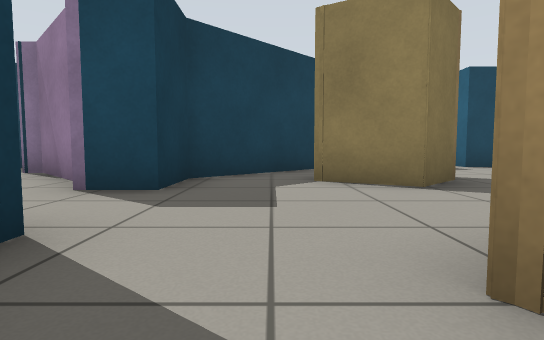
view 1 (above)

19 first-person views from a walk through a Gazebo world. The camera is 0.5 m above the floor, tilts 4° down and sees 80° across. The floor is counted in squares, 1 m on a side. Each view is taken from the middle of a square. On the plan, view 1 faces up. The plan holds only what a view shows up to about 9 squares ahead; the rest is blank.

view 2
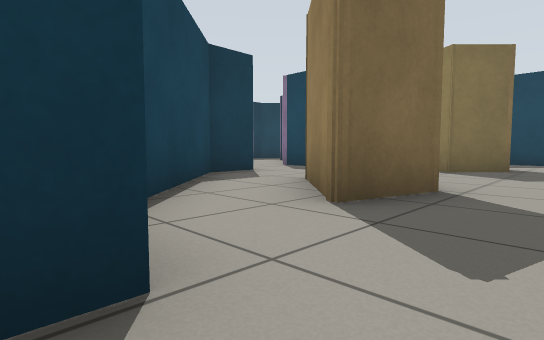

view 3
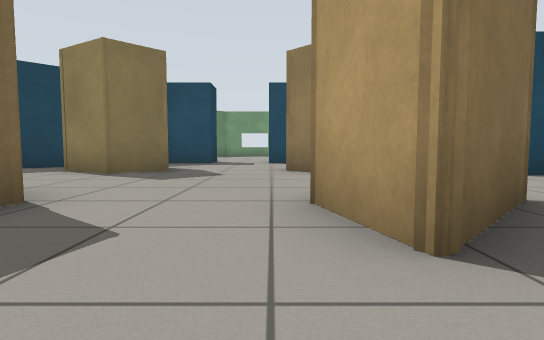

view 4
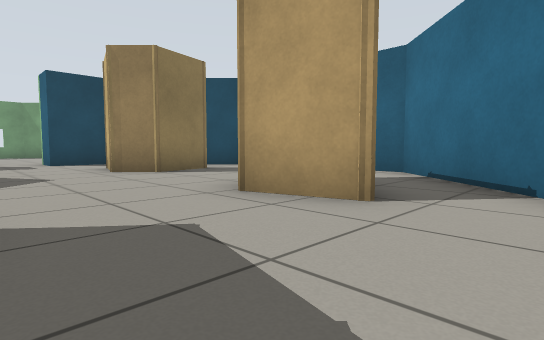

view 5
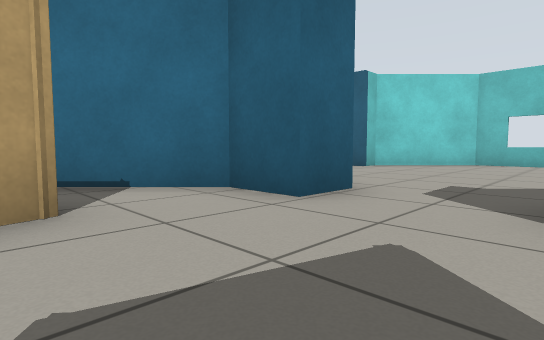

view 6
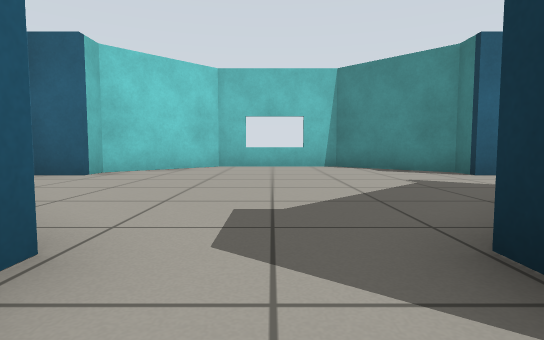

view 7
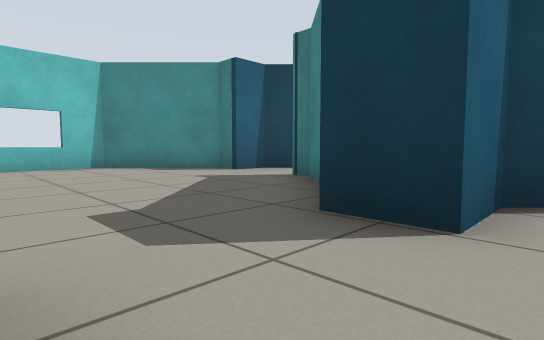

view 8
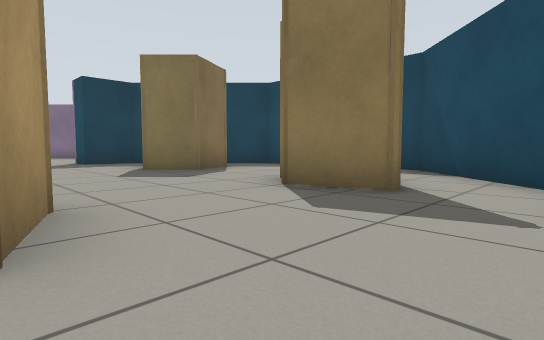

view 9
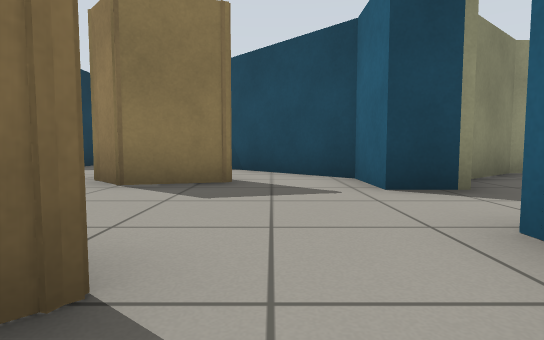

view 10
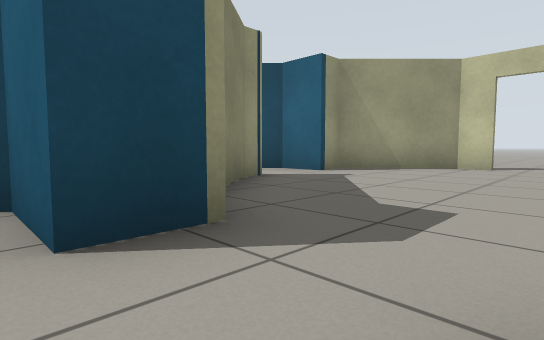

view 11
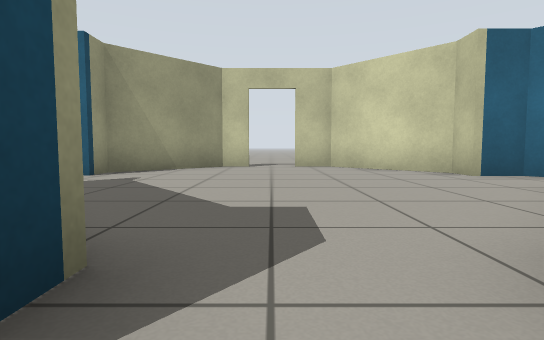

view 12
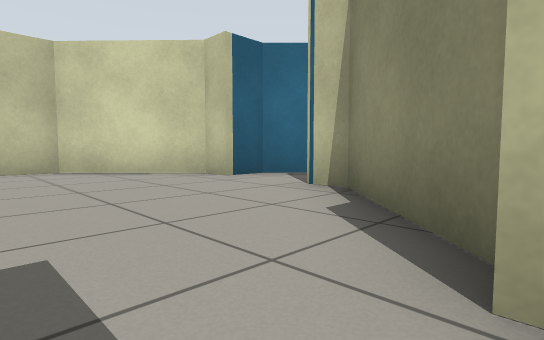

view 13
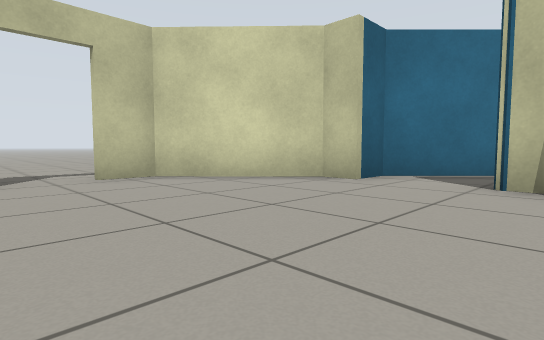

view 14
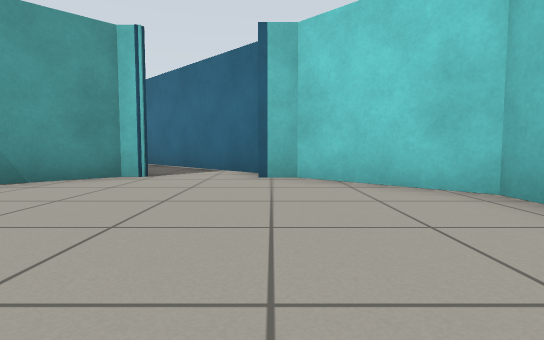

view 15
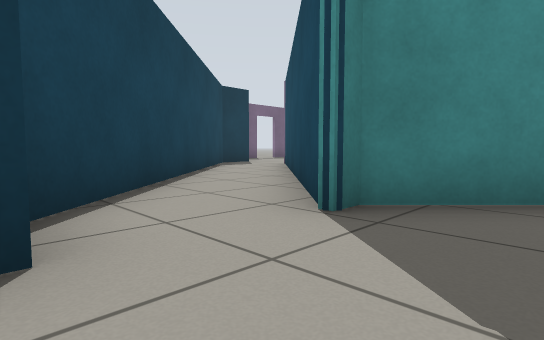

view 16
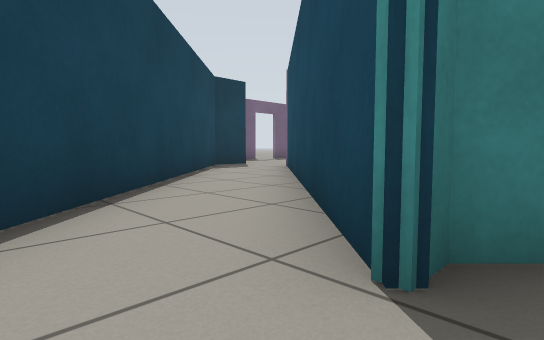

view 17
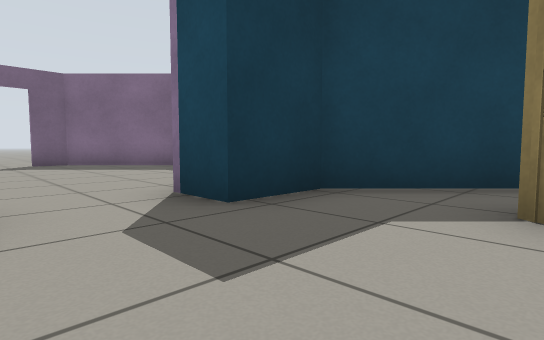

view 18
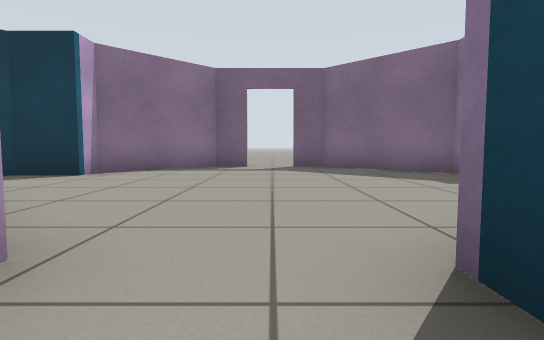

view 19
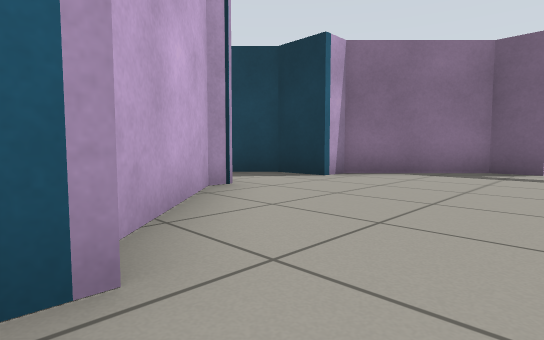

### Floor plan
Points are (right, up) in squares from view 1. A wall is a line through its corners. A room is listed if a view was taken in it or the views show most of it. See-through windows are left out.
Room 1 (view 1)
walls: (-1.3, 0.6) (1.1, -1.8); (2.4, -0.4) (0.8, 1.2)
ways out: opening at (0.3, 0.7) to room 2
Room 2 (views 2, 3, 4, 5, 6, 7, 8, 9, 10, 11, 14, 15, 16, 17, 18, 19)
walls: (2.8, 0.9) (2.4, -0.4); (6.1, 1.5) (7.4, 1.1) (5.8, -0.6) (5.4, 0.9); (1.1, -1.8) (1.8, -2.5) (2.9, -2.5) (2.9, -3.6); (5.1, -3.5) (5.1, -2.5) (6.2, -2.5) (9.3, 0.6) (9.3, 1.9); (1.8, -4.3) (0.6, -5.5) (0.6, -6) (-0.3, -5.2); (-1.3, 1.9) (-1.3, 0.6); (7.5, 4.6) (6, 4.2) (5.3, 4.9) (5.7, 6.2); (9.3, 3.8) (9.3, 5.2) (6.3, 8.2) (4.9, 8.2) (4.9, 9); (7.6, -5.5) (6.3, -4.3); (2.1, 6.3) (2.8, 4.9) (1.9, 4.1) (0.6, 4.8); (7.3, -5.9) (7.3, -5.4); (1.1, 7.5) (-1.3, 5.2) (-1.3, 3.8) (-2.4, 3.8); (-1.2, -7.1) (-0.5, -7.8) (0.4, -7.8) (0.4, -8.4) (2.3, -10.4) (5.4, -10.4) (7.3, -8.4) (7.3, -7.8) (8.2, -7.8) (11.2, -4.9); (3.1, 8.9) (3.1, 8.2) (2.3, 8.2)
low walls: (-2.5, 1.8) (-2, 1.8)
ways out: opening at (0.3, 0.7) to room 1; opening at (9, 2.5) to room 3; opening at (-2.5, 2.5) to room 4; opening at (0, -6) to room 5; opening at (4, 8.5)
Room 3 (views 12, 13)
walls: (10.4, 3.8) (9.3, 3.8); (10.3, 1.4) (12.2, -0.5) (12.9, -0.5); (13, 6.2) (12.6, 6.2) (11, 5); (17.4, 3.5) (17.4, 4.3) (15.4, 6.2) (14.6, 6.2) (14.6, 7.5) (14.3, 7.8); (13.2, -2.8) (14.6, -1.4) (14.6, -0.5) (15.3, -0.5) (17.4, 1.5) (17.4, 2.5)
ways out: opening at (9, 2.5) to room 2; opening at (14, 7); open door at (17.5, 3)
Room 4 (no view inside)
walls: (-4.9, -0.5) (-4.3, -0.5) (-2.6, 1.2); (-9.4, 2.4) (-9.4, 1.6) (-7.3, -0.5) (-6.7, -0.5) (-6.7, -1.6) (-5.2, -3.1); (-2.9, 4.9) (-4.5, 6.4); (-4.4, 6.2) (-4.9, 6.2); (-7.2, 6.5) (-9.4, 4.3) (-9.4, 3.5)
ways out: opening at (-2.5, 2.5) to room 2; opening at (-4, -2) to room 6
Room 5 (no view inside)
walls: (-3.1, -5.2) (-1.2, -7.1); (-0.3, -5.2) (-2.2, -3.3)
ways out: opening at (0, -6) to room 2; opening at (-2, -4) to room 6
Room 6 (no view inside)
walls: (-5.2, -3.1) (-3.1, -5.2); (-2.2, -3.3) (-4.6, -0.9)
ways out: opening at (-4, -2) to room 4; opening at (-2, -4) to room 5

Where each view was taken, in squares from view 1:
view 1: 0 up, 0 right, facing up
view 2: 3 down, 4 right, facing up-left
view 3: 2 down, 5 right, facing up
view 4: 2 down, 3 right, facing up-right
view 5: 0 up, 3 right, facing down-right
view 6: 2 down, 4 right, facing down
view 7: 2 down, 5 right, facing down-left
view 8: 1 up, 9 right, facing up-left
view 9: 0 up, 8 right, facing up
view 10: 2 up, 9 right, facing up-right
view 11: 3 up, 9 right, facing right
view 12: 3 up, 10 right, facing down-right
view 13: 4 up, 12 right, facing down-right
view 14: 8 down, 2 right, facing right
view 15: 8 down, 2 right, facing up-left
view 16: 7 down, 1 right, facing up-left
view 17: 2 up, 1 right, facing up-left
view 18: 3 up, 1 left, facing left
view 19: 3 up, 2 left, facing down-left
